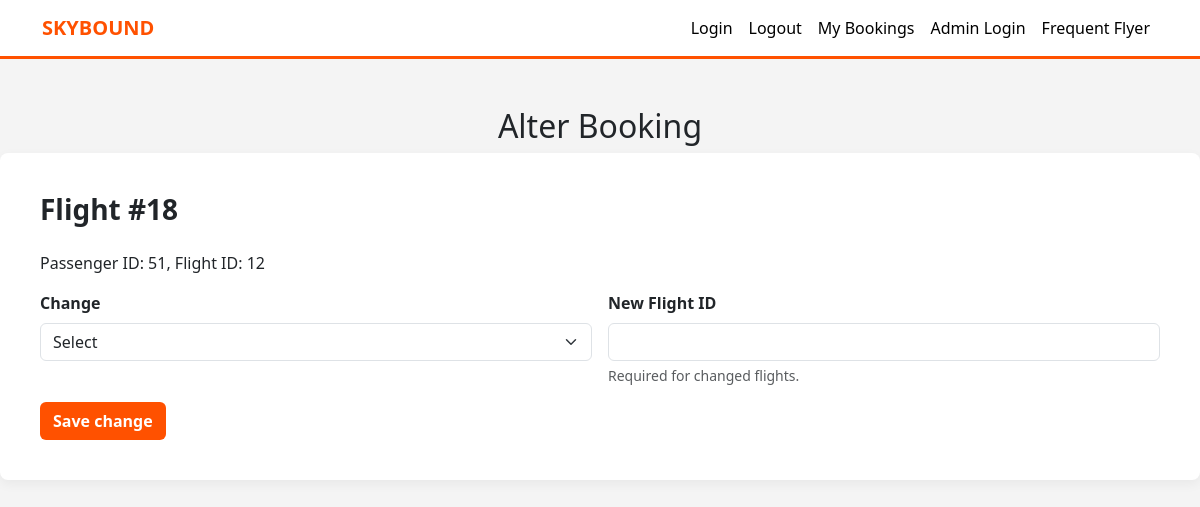
/alterbooking?booking_id=18, run on an earlier commit of the app's database.
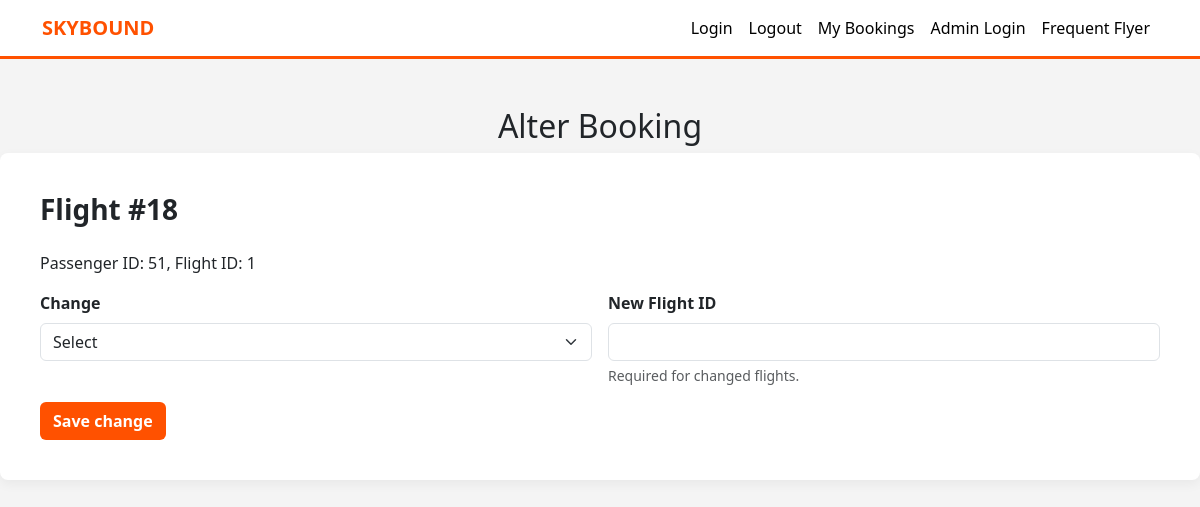
And on a later commit of the database.
### tables this page shows
CREATE TABLE bookings (
        booking_id INTEGER PRIMARY KEY AUTOINCREMENT,
        flight_id INTEGER,
        passenger_id INTEGER,
        seat_assignment TEXT,
        seat2 TEXT,
        seat3 TEXT,
        seat4 TEXT,
        date_booked TEXT,
        paid INT,
        paymentprice INT,
        FOREIGN KEY(flight_id) REFERENCES flights(flight_id),
        FOREIGN KEY(passenger_id) REFERENCES    passengers(passenger_id)
    );

### app.py (the view, shortened to what this page needs)
@app.route('/alterbooking', methods=['GET', 'POST'])
@app.route('/alterbooking/<int:booking_id_alter>', methods=['GET', 'POST'])
def alterbooking(booking_id_alter=None):
    if booking_id_alter is None:
            booking_id_alter = request.args.get('booking_id', type=int)
    if booking_id_alter is None:
        return redirect(url_for('admin'))
    conn = get_db_connection()
    booking = conn.execute(
        'SELECT * FROM bookings WHERE booking_id = ?',
        (booking_id_alter,)
    ).fetchone()
    choice = request.form.get('change_time', '').strip()
    if booking is None:
        conn.close()
        return 'Booking not found', 404
    conn.close()
    if request.method == 'POST':
        return redirect(url_for('alterbooking', booking_id_alter=booking_id_alter))
    return render_template('alterbooking.html', booking=booking)

### app.py (called while the page is built)
def get_db_connection():
    database_path = Path(__file__).resolve().parent / 'pedare_air.db'
    conn = sqlite3.connect(database_path) ##connects to pedare_air db
    conn.row_factory = sqlite3.Row ##row factory helps sqlite lock on to rows in db, pull out as objects
    booking_columns = conn.execute('PRAGMA table_info(bookings)').fetchall()
    existing_columns = {column['name'] for column in booking_columns}
    for column_name in ('seat2', 'seat3', 'seat4'):
        if booking_columns and column_name not in existing_columns:
            conn.execute(f'ALTER TABLE bookings ADD COLUMN {column_name} TEXT')
    if booking_columns:
        conn.commit()
    return conn ##return w/ function, brings output (conn is output)

### templates/alterbooking.html (shortened to what this page needs)
<!DOCTYPE html>
<html lang="en">
<head>
    <link href="https://cdn.jsdelivr.net/npm/bootstrap@5.3.0/dist/css/bootstrap.min.css" rel="stylesheet">
</head>
<body>
<nav class="navbar navbar-expand-lg navbar-light sticky-top">
    <div class="container">
        <a class="navbar-brand fw-bold" href="/" style="color: var(--jetstar-orange);">SKYBOUND</a>
        <div class="navbar-nav ms-auto">
            <a class="nav-link active" href="/login">Login</a>
            <a class="nav-link active" href="/logout">Logout</a>
            <a class="nav-link active" href="/myflights">My Bookings</a>
            <a class="nav-link active" href="/adminlogin">Admin Login</a>
            <a class="nav-link active" href="/frequentflyer">Frequent Flyer</a>
        </div>
    </div>
</nav>
<h2 class="text-center mt-5">Alter Booking</h2>
    <div class="booking-box">
        <h3 class="mb-4 fw-bold">Flight #{{ booking.booking_id }}</h3>
        <p>Passenger ID: {{ booking.passenger_id }}, Flight ID: {{ booking.flight_id }}</p>
        <form method="POST">
                <div class="row g-3 mb-3">
                    <div class="col-md-6">
                        <label class="form-label fw-bold" for="change-time">Change</label>
                        <select class="form-select" id="change-time" name="change_time" required>
                            <option value="">Select</option>
                        </select>
                    </div>
                    <div class="col-md-6">
                        <label class="form-label fw-bold" for="alter-flight">New Flight ID</label>
                        <input type="text" id="alter-flight" name="alter_flight" class="form-control">
                        <div class="form-text">Required for changed flights.</div>
                    </div>
                </div>
                <button type="submit" class="btn btn-orange">Save change</button>
            </form>
</body>
</html>

What changed in the data, as far as the page shows it:
changed bookings id 18: flight_id "12" → "1"
